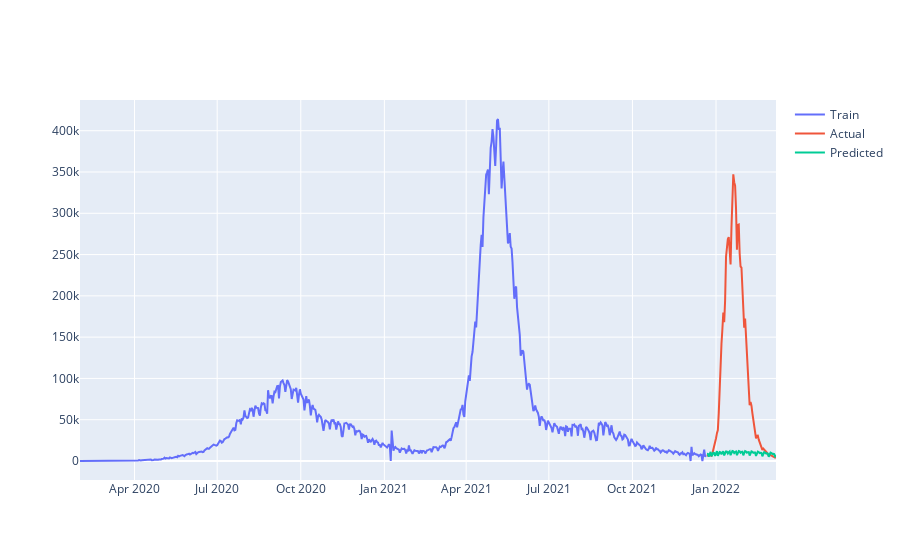

Write notebook code for a chart like this one.
### Code cell
fig = go.Figure()
fig.add_trace(go.Scatter(x=train.index, y=train["Total"].values, name="Train"))
fig.add_trace(go.Scatter(x=test.index, y=test["Total"].values, name="Actual"))
fig.add_trace(go.Scatter(x=test.index, y=pred.values, name="Predicted"))
